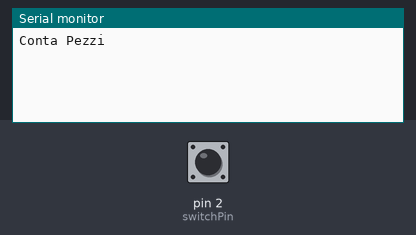
The sketch below on a simulated Arduino Uno, built with avr-gcc and run on an emulated ATmega328P. Parts: the last lines printed to the serial monitor. The test bench sets the inputs (shaded band); at power-on: pin 2 (switchPin) HIGH.

Above: at 1.2 s.
1.3 s: pin 2 (switchPin) pulled LOW for 0.15 s
At 2.5 s:
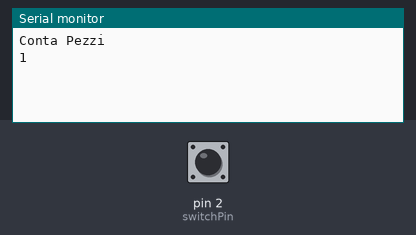
2.9 s: pin 2 (switchPin) pulled LOW for 1 s
At 3.9 s:
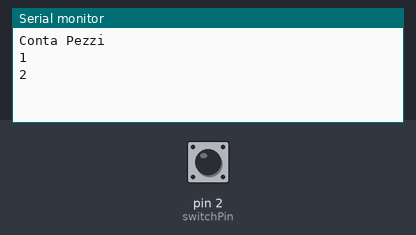
5.4 s: pin 2 (switchPin) pulled LOW for 0.15 s
At 5.8 s:
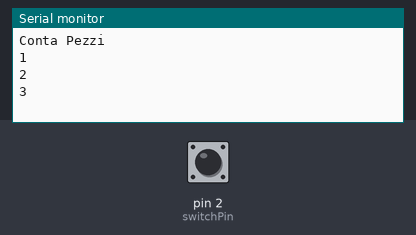

The sketch:

Conta_Pezzi_Scanner.ino
```cpp
#include <Wire.h>
#include <Adafruit_GFX.h>
#include <Adafruit_SSD1306.h>

const int switchPin = 2;
int counter = 0;
//Valore precedente del pulsante
int pv_bt;

    void setup() {
      // put your setup code here, to run once:
    Serial.begin(9600);
    pinMode(switchPin, INPUT_PULLUP);
    Serial.println("Conta Pezzi");
    }

    void loop() {

      int bt = !digitalRead(switchPin);
      // put your main code here, to run repeatedly:
      if (bt && !pv_bt){
        counter++;
        Serial.println(counter);
      }
      //Fronte di salita o di discesa
      pv_bt = bt;

    }
```

Measured:
- after the input at 1.3 s, the serial monitor: prints a new line at once (image 1)
- after the input at 2.9 s, the serial monitor: prints a new line at once (image 2)
- after the input at 5.4 s, the serial monitor: prints a new line at once (image 3)
